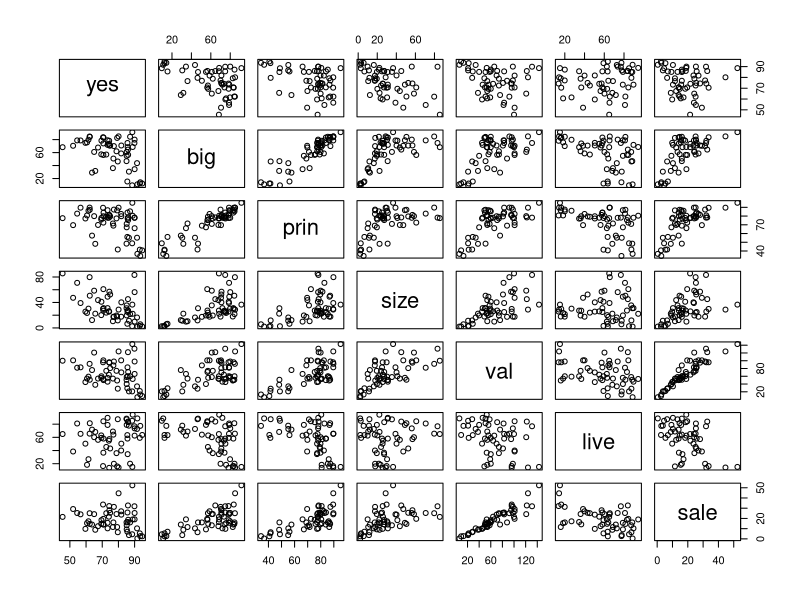

Reproduce this figure in R.
## Tutorial 7
beef <- read.csv("data/beef.csv")

# (a)
pairs(beef)
# Yes, there are some evidence of heteoskesdasticity in yes particular against size and val.
# We could try to use log of size and val at the moment

# (b)
# FORWARD TESTING
null <- lm(yes ~ 1, data=beef)
add1(null, scope= ~. + big + prin+ size + val + live + sale, test="F")

model1 <- lm(yes ~ 1 + size, data=beef)
add1(model1, scope=~. + big + prin + val + live + sale, test="F")

# No more variable to add due to significant level > -0.05

# BACKWARD TESTING
model <- lm(yes ~ ., data = beef)
drop1(model, scope = ~., data=beef, test="F")

model1 <- lm(yes ~.-big, data=beef)
drop1(model1, scope=~., data=beef, test="F")

model2 <- lm (yes ~ prin+size+live+sale, data=beef)
drop1(model2, scope=~., data=beef, test="F")

model3<- lm(yes ~ size+live+sale, data=beef)
drop1(model3, scope=~., data=beef, test="F")

# (c)
basemodel <- lm(yes ~ 1, data=beef)
model <- step(basemodel, scope=~.+big+prin+size+val+live+sale)

# (d)
model1 <- lm(yes ~ size + live + sale + prin + size*sale, data=beef)
model2 <- step(model1, scope=~.)

# This model has better AIC compare than the one in number c

# (e)
